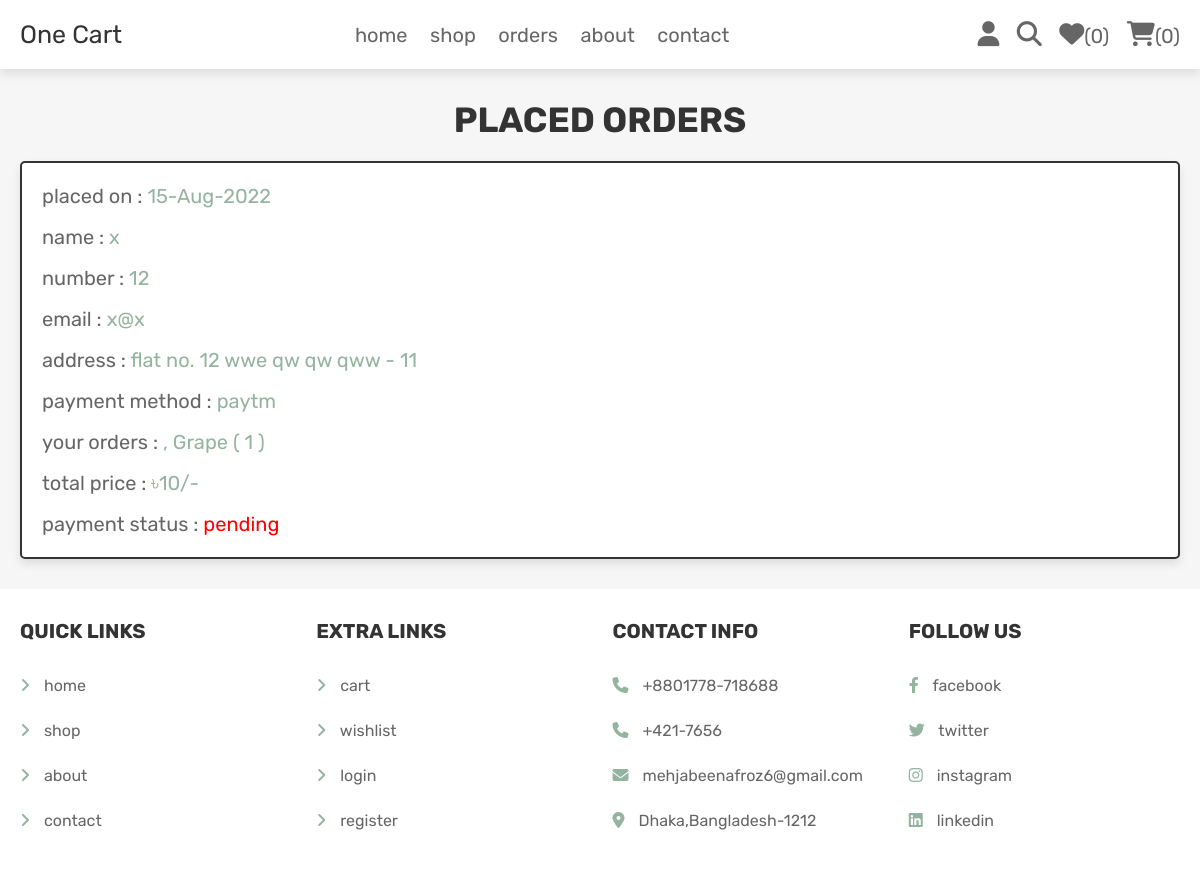
The app's page /orders.php (signed in) with its own data.
### tables this page shows
CREATE TABLE `orders` (
  `id` int(100) NOT NULL,
  `user_id` int(100) NOT NULL,
  `name` varchar(100) NOT NULL,
  `number` varchar(12) NOT NULL,
  `email` varchar(100) NOT NULL,
  `method` varchar(50) NOT NULL,
  `address` varchar(500) NOT NULL,
  `total_products` varchar(1000) NOT NULL,
  `total_price` int(100) NOT NULL,
  `placed_on` varchar(50) NOT NULL,
  `payment_status` varchar(20) NOT NULL DEFAULT 'pending'
);

### orders.php (the view, shortened to what this page needs)
<?php
@include 'config.php';
$user_id = $_SESSION['user_id'];
?>
<!DOCTYPE html>
<html lang="en">
<head>
   <link rel="stylesheet" href="https://cdnjs.cloudflare.com/ajax/libs/font-awesome/6.1.1/css/all.min.css">
   <link rel="stylesheet" href="css/style.css">
</head>
<body>
<?php include 'header.php'; ?>
<section class="placed-orders">
   <h1 class="title">placed orders</h1>
   <div class="box-container">
   <?php
      $select_orders = $conn->prepare("SELECT * FROM `orders` WHERE user_id = ?");
      $select_orders->execute([$user_id]);
      if($select_orders->rowCount() > 0){
         while($fetch_orders = $select_orders->fetch(PDO::FETCH_ASSOC)){
   ?>
   <div class="box">
      <p> placed on : <span><?= $fetch_orders['placed_on']; ?></span> </p>
      <p> name : <span><?= $fetch_orders['name']; ?></span> </p>
      <p> number : <span><?= $fetch_orders['number']; ?></span> </p>
      <p> email : <span><?= $fetch_orders['email']; ?></span> </p>
      <p> address : <span><?= $fetch_orders['address']; ?></span> </p>
      <p> payment method : <span><?= $fetch_orders['method']; ?></span> </p>
      <p> your orders : <span><?= $fetch_orders['total_products']; ?></span> </p>
      <p> total price : <span>৳<?= $fetch_orders['total_price']; ?>/-</span> </p>
      <p> payment status : <span style="color:<?php if($fetch_orders['payment_status'] == 'pending'){ echo 'red'; }else{ echo 'green'; }; ?>"><?= $fetch_orders['payment_status']; ?></span> </p>
   </div>
   <?php
      }
   }else{
      echo '<p class="empty">no orders placed yet!</p>';
   }
   ?>
   </div>
</section>
<?php include 'footer.php'; ?>
</body>
</html>

### css/style.css (style rules this page uses)
.placed-orders .box-container { display: flex; flex-wrap: wrap; gap:1.5rem; align-items: flex-start; }
.placed-orders .box-container .box { padding:1rem 2rem; flex:1 1 40rem; border:var(--border); background-color: var(--white); box-shadow: var(--box-shadow); border-radius: .5rem; }
.placed-orders .box-container .box p { margin:.5rem 0; line-height: 1.8; font-size: 2rem; color:var(--light-color); }
.placed-orders .box-container .box p span { color:var(--green); }

### css/components.css (style rules this page uses)
:root { --green:#94b49f; --orange:#ecb390; --yellow:#f9ebc8; --red:#e74c3c; --black:#333; --light-color:#666; --white:#fff; --light-bg:#f6f6f6; --border:.2rem solid var(--black); --box-shadow:0 .5rem 1rem rgba(0,0,0,.1); }
* { font-family: 'Rubik', sans-serif; margin:0; padding:0; box-sizing: border-box; outline: none; border:none; text-decoration: none; color:var(--black); }
body { background-color: var(--light-bg); }
html { font-size: 62.5%; overflow-x: hidden; scroll-behavior: smooth; scroll-padding-top: 6.5rem; }
section { padding:3rem 2rem; max-width: 1200px; margin:0 auto; }
.title { text-align: center; margin-bottom: 2rem; text-transform: uppercase; color:var(--black); font-size: 3.5rem; }

### records on screen
orders: placed_on "15-Aug-2022", name "x", number "12", email "x@x", address "flat no. 12 wwe qw qw qww - 11", method "paytm", total_products ", Grape ( 1 )", total_price "10", payment_status "pending"

### other values on screen
$count_wishlist_items->rowCount() "0"
$count_cart_items->rowCount() "0"
